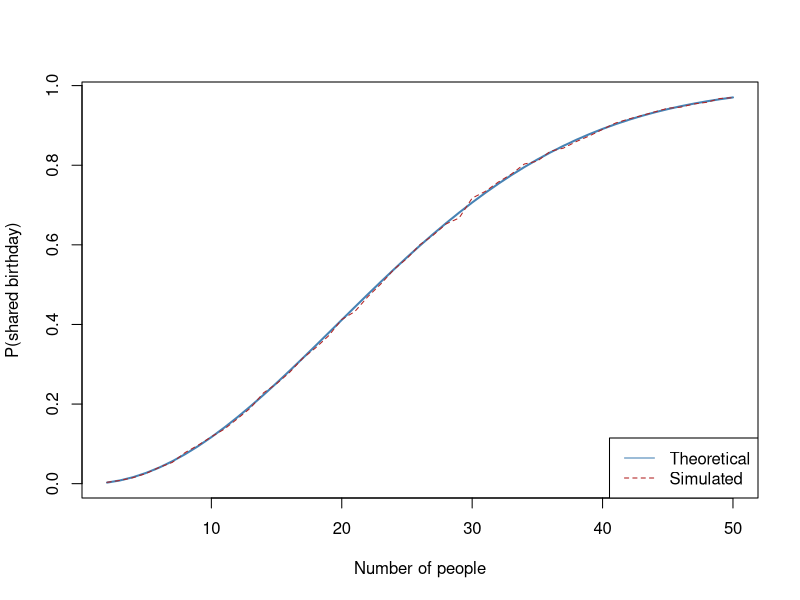

Reproduce this figure in R.
## ---- chunk 1
#| label: birthday-sim
#| fig-cap: "Simulated vs. theoretical probability of a shared birthday"

birthday_prob_sim <- function(n, trials = 10000) {
  hits <- replicate(trials, {
    birthdays <- sample(1:365, n, replace = TRUE)
    any(duplicated(birthdays))
  })
  mean(hits)
}

birthday_prob_theory <- function(n) {
  1 - prod((365 - 0:(n - 1)) / 365)
}

n_vals <- 2:50
sim <- sapply(n_vals, birthday_prob_sim)
theory <- sapply(n_vals, birthday_prob_theory)

plot(n_vals, theory, type = "l", col = "steelblue", lwd = 2,
     xlab = "Number of people", ylab = "P(shared birthday)")
lines(n_vals, sim, col = "firebrick", lty = 2)
legend("bottomright", legend = c("Theoretical", "Simulated"),
       col = c("steelblue", "firebrick"), lty = c(1, 2))
